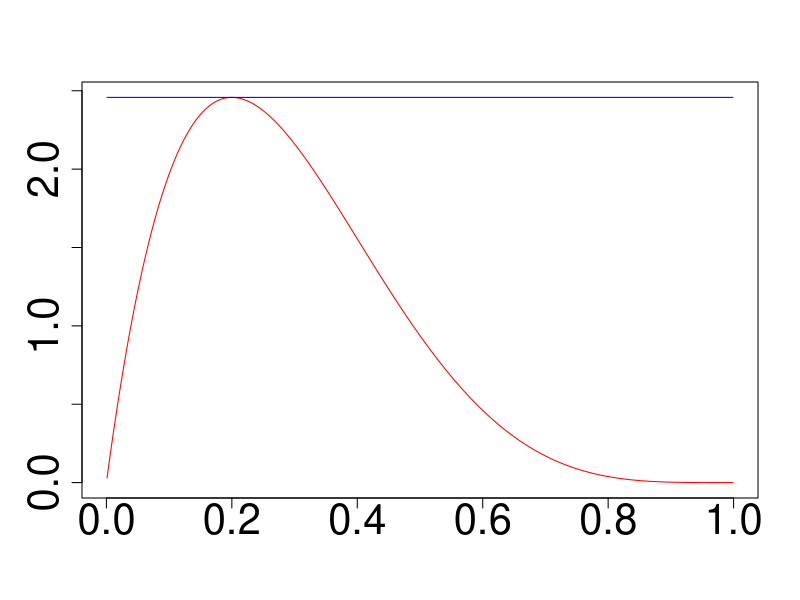
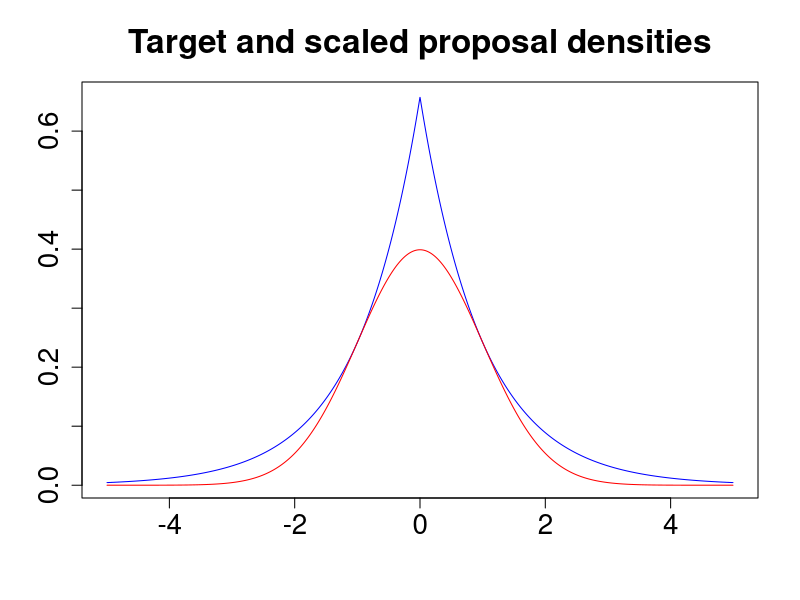

Generate these figures, in order, with R: (Note: this script raises an error after producing the figures.)
## ---- chunk 1
knitr::opts_chunk$set(echo = FALSE, message = FALSE, warning = FALSE)
## ---- chunk 2
op <- par(ps=30)
x <- 1:1000/1001
M <- optimize(f=function(x){dbeta(x,2,5)}, interval=c(0,1),maximum=T)$objective
plot(x,dbeta(x,2,5),type="l",col="red",xlab="",ylab="")
points(x,rep(M,1000),type="l",col="blue")
## ---- chunk 3
M <- optimize(f=function(x){dnorm(x)/dexp(abs(x))*2}, interval=c(0,5),maximum=T)$objective

x <- 1:5000/1001
op <- par(ps=20)
plot(c(-rev(x),x),M*c(rev(dexp(x))/2,dexp(x)/2),type="l",col="blue",xlab="",ylab="",
     main="Target and scaled proposal densities")
points(c(-rev(x),x),c(rev(dnorm(x)),dnorm(x)),type="l",col="red")
## ---- chunk 4
knitr::include_graphics('../Plots/numerical_integration/local_constant_rule.png')
knitr::include_graphics('../Plots/numerical_integration/local_linear_rule.png')
knitr::include_graphics('../Plots/numerical_integration/local_quadratic_rule.png')
## ---- chunk 5
op <- par(ps=30)
x <- 6*(1:1000)/1001
plot(x,dnorm(x),type="l",ylab="")
points(x,dexp(x),type="l",col="blue")
abline(v=c(2,6),lty=2)

plot(x,dnorm(x)/dexp(x),type="l",ylab="")
abline(v=c(2,6),lty=2)

set.seed(696)
x=rexp(10^5)
wein=dnorm(x)/dexp(x)
# boxplot(wein/sum(wein))
plot(log10(1:10^5),cumsum(wein*(x>2)*(x<6))/cumsum(rep(1,10^5)),type="l",ylim=c(0,0.05),xlab="log(N)",ylab="")
abline(a=pnorm(6)-pnorm(2),b=0,col="sienna")
## ---- chunk 6
op <- par(ps=30)
x <- 6*(1:1000)/1001
plot(x,dcauchy(x),type="l",ylab="")
points(x,dexp(x),type="l",col="blue")
abline(v=c(2,6),lty=2)

plot(x,dcauchy(x)/dexp(x),type="l",ylab="")
abline(v=c(2,6),lty=2)

set.seed(696)
x=rexp(10^5)
wein=dcauchy(x)/dexp(x)
# boxplot(wein/sum(wein))
plot(log10(1:10^5),cumsum(wein*(x>2)*(x<6))/cumsum(rep(1,10^5)),type="l",ylim=c(0,0.3),xlab="log(N)",ylab="")
abline(a=pcauchy(6)-pcauchy(2),b=0,col="sienna")
## ---- chunk 7
op <- par(ps=30)
x <- 6*(1:1000)/1001
plot(x,dcauchy(x),type="l",ylab="")
points(x,dnorm(x),type="l",col="blue")
abline(v=c(2,6),lty=2)

plot(x,dcauchy(x)/dnorm(x),type="l",ylim=c(0,10),ylab="")
abline(v=c(2,6),lty=2)

set.seed(491)
x=rnorm(10^5)
wein=dcauchy(x)/dnorm(x)
# boxplot(wein/sum(wein))
plot(log10(1:10^5),cumsum(wein*(x>2)*(x<6))/cumsum(rep(1,10^5)),type="l",ylim=c(0,0.3),xlab="log(N)",ylab="")
abline(a=pcauchy(6)-pcauchy(2),b=0,col="sienna")
